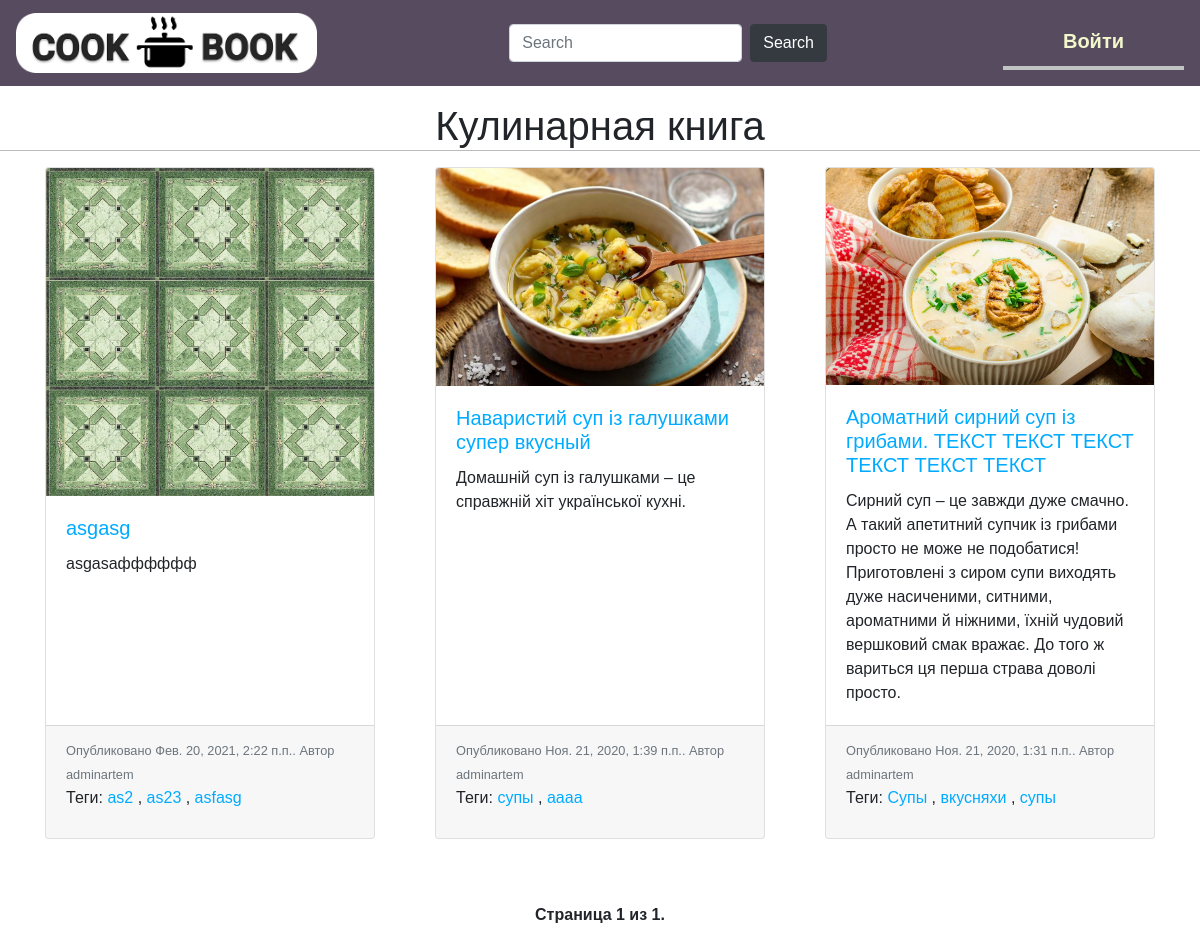
Before: / with the older database file.
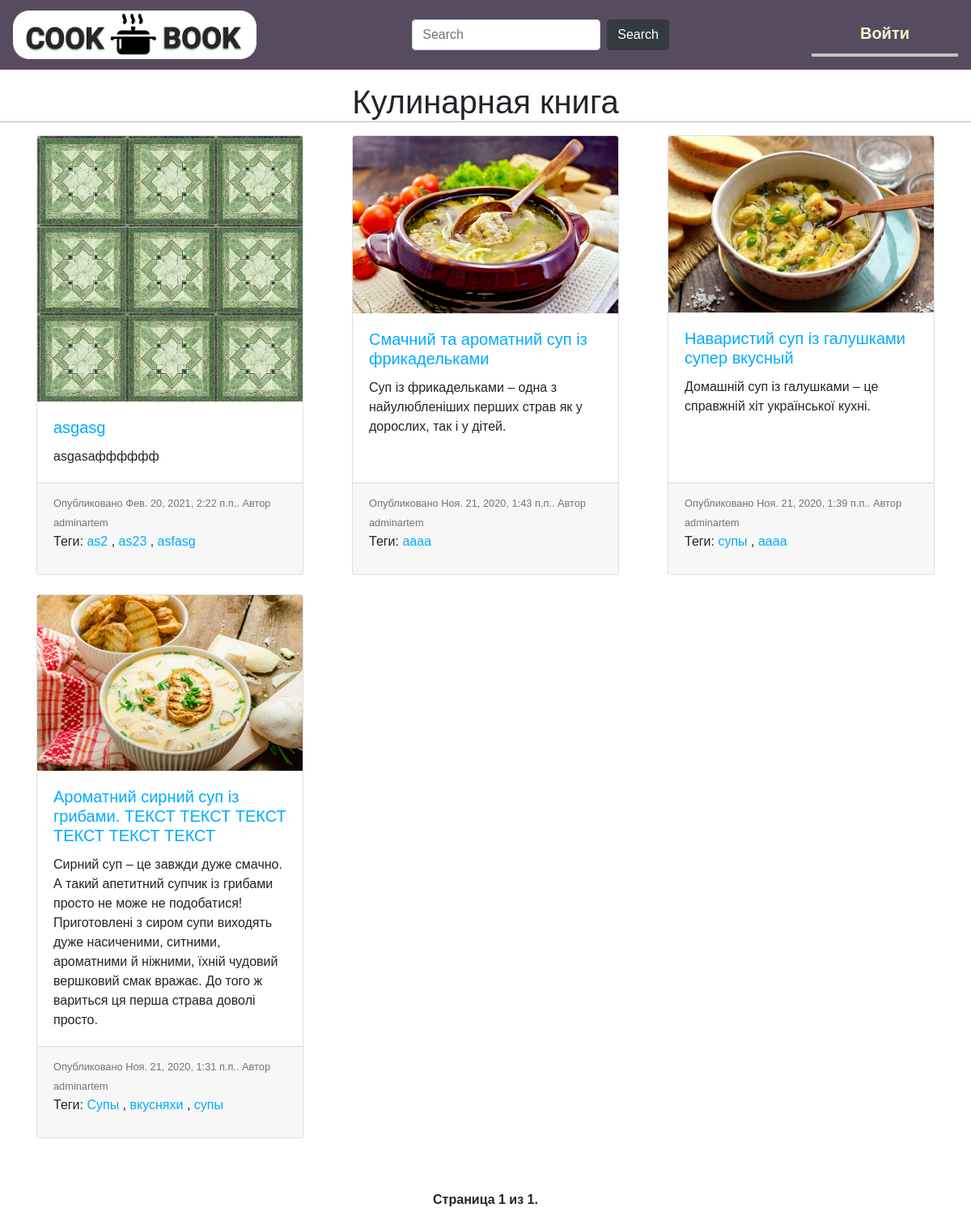
After: the same page with the newer database file.
### blog/models.py (models this page shows, shortened)
class Post(models.Model):
    STATUS_CHOICES = (
        ('draft', 'Draft'),
        ('published', 'Published'),
    )
    title = models.CharField(max_length=250, verbose_name='Название поста')
    slug = models.SlugField(max_length=250, unique_for_date='publish')
    author = models.ForeignKey(User, on_delete=models.CASCADE, related_name='blog_posts', verbose_name='Автор')
    short_description = models.CharField(max_length=400, verbose_name='Краткое описание')
    publish = models.DateTimeField(default=timezone.now, verbose_name='Дата публикации')
    created = models.DateTimeField(auto_now_add=True, verbose_name='Дата создания')
    updated = models.DateTimeField(auto_now=True, verbose_name='Дата изменения')
    status = models.CharField(max_length=10, choices=STATUS_CHOICES, default='draft', verbose_name='Статус публикации')
    image = models.ImageField(upload_to='product_images/', blank=False, verbose_name='Изображение')
    tags=TaggableManager()
    favourite = models.ManyToManyField(User, related_name='fav_posts', blank=True)
    class Meta:
        ordering = ('-publish',)
    def get_absolute_url(self):
        return reverse('blog:post_detail',
                       args=[self.id,
                             self.publish.year,
                             self.publish.month,
                             self.publish.day,
                             self.slug])

### blog/views.py (the view)
# urls.py: path('', views.post_list, name='post_list'),
def post_list(request,tag_slug=None):
    search_form=SearchForm()
    query=None
    if 'query' in request.GET:
        search_form = SearchForm(request.GET)
        if search_form.is_valid():
            query=search_form.cleaned_data['query']
            try:
                object_list=Post.objects.filter(title__contains=query,status='published')
            except:
                object_list=None
    else:
        object_list = Post.objects.filter(status='published')
    tag=None
    if tag_slug:
        tag=get_object_or_404(Tag,
                      slug=tag_slug)
        object_list=object_list.filter(
            tags__in=[tag])
    paginator=Paginator(object_list,6)
    page=request.GET.get('page')
    try:
        posts=paginator.page(page)
    except PageNotAnInteger:
        posts=paginator.page(1)
    except EmptyPage:
        posts=paginator.page(paginator.num_pages)
    return render(request,'blog/post/list.html',
                  {'page':page,
                   'posts':posts,
                   'tag':tag,
                   'search_form':search_form})

### blog/forms.py
class SearchForm(forms.Form):
    query=forms.CharField(widget=forms.TextInput(attrs={
        'class':'form-control mr-sm-2',
        'type':'search',
        'placeholder':'Search',
        'aria-label':'Search'
    }))

### blog/templates/blog/post/list.html (shortened to what this page needs)
{%extends 'blog/base.html'%}
{% block search_form %}
        <form class="form-inline my-2 my-lg-0 search-form">
            {{ search_form }}
            <button class="btn btn-dark my-2 my-sm-0" type="submit">Search</button>
        </form>
{% endblock %}
{%block content%}
    <h1 class="title text-center my-3">Кулинарная книга</h1>
    <div class="container">
        <div class="card-deck">
            <div class="row row-cols-3 row-cols-md-3">
                {% for post in posts %}
                        <div class="col mb-4" >
                            <div class="card" style="height: 100%">
                                <a href="{{ post.get_absolute_url }}">
                                    <img src="{{ MEDIA_URL }}{{ post.image.url }}" class="card-img-top" alt="...">
                                </a>
                                <div class="card-body">
                                    <a href="{{ post.get_absolute_url }}">
                                        <h5 class="card-title">{{ post.title }}</h5 >
                                    </a>
                                    <p class="card-text">{{ post.short_description }}</p>
                                </div>
                                <div class="card-footer">
                                    <small class="text-muted">Опубликовано {{ post.publish }}. Автор {{ post.author }}</small>
                                    <p> Теги:
                                        {% for tag in post.tags.all %}
                                            <a href="{%  url "blog:post_list_by_tag" tag.slug  %}">
                                                {{ tag.name }}
                                            </a>
                                            {% if not forloop.last %}
                                                ,
                                            {% endif %}
                                        {% endfor %}
                                    </p>
                                </div>
                            </div>
                        </div>
                {% endfor %}
            </div>
        </div>
    {% include 'paginations.html' with page=posts %}
    </div>
{%endblock%}

### blog/templates/blog/base.html (shortened to what this page needs)
{%load static%}
<!DOCTYPE html>
<html lang="en">
<head>
    <link rel="stylesheet" href="{% static 'css/bootstrap.css' %}">
    <link rel="stylesheet" href="{% static 'css/style.css' %}">
</head>
<body>
	{% block navbar %}
        <nav class="navbar navbar-expand-lg navbar-dark ">
            <a class="navbar-brand" href="{% url 'blog:post_list' %}">
                <img src="{% static 'img/logo.png' %}" alt=""
                class="logo-img">
            </a>
            <div class="collapse navbar-collapse  justify-content-center" id="navbarSupportedContent">
                {% block search_form %}
                {% endblock %}
            </div>
            <div id="header">
                <span class="user">
                    {% if request.user.is_authenticated %}
                        <a href="{% url 'blog:dashboard' %}" class="pr-3">
                            Личный Кабинет
                        </a>
                        <a href="{% url 'blog:logout' %}">Выйти</a>
                    {% else %}
                        <a href="{% url 'blog:login' %}">Войти</a>
                    {% endif %}
                </span>
            </div>
        </nav>
	{% endblock %}
 <div class="content">
	{%block content%}{% endblock %}
 </div>
</body>
</html>

### blog/templates/paginations.html (shortened to what this page needs)
<div class="pagination">
    <span class="step-links">
        <span class="current">
            Страница {{ page.number }} из {{ page.paginator.num_pages }}.
        </span>
    </span>
</div>

### blog/static/css/style.css (style rules this page uses)
body { margin: 0; padding: 0; font-family:helvetica, sans-serif; }
a { color: #00abff; }
h1 { font-weight:normal; border-bottom: 1px solid #bbb; text-decoration: none; }
.pagination { margin: 40px 0; font-weight: bold; }
.step-links { margin: 0 auto; }
#header { padding: 10px 60px; font-size: 14px; color: #fff; border-bottom: 4px solid #C0C5C1; overflow: auto; }
#header a { color: #f3f7cc; font-size: 20px; font-weight: bold; }
nav { background-color: #574b60; }
.logo-img { height: 60px }

Changed rows visible on the page:
now on this page (row edited): Post: image (picture), title "Смачний та ароматний суп із фрикадельками", short_description "Суп із фрикадельками – одна з найулюбленіших перших страв як у дорослих, так і у дітей.", publish "Ноя. 21, 2020, 1:43 п.п.", author "adminartem", Tag (name "aaaa")
